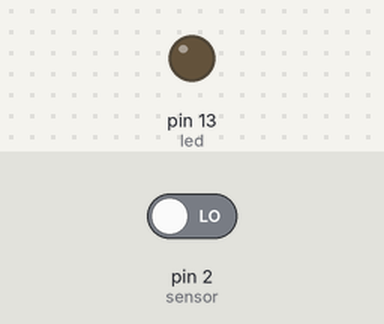
Recording of a sketch running on a simulated Arduino Uno, built with avr-gcc and run on an emulated ATmega328P. On the bench: output pins drawn as LEDs (lit = HIGH). The inputs (shaded band) are chosen by the test bench; at power-on: pin 2 (sensor) LOW.

Above: at 1.2 s.
1.3 s: pin 2 (sensor) driven HIGH
At 2.7 s:
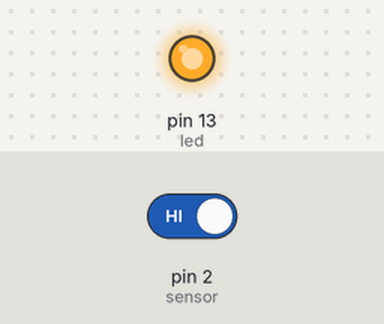
Timing chart, 0 to 4.3 s (numbered marks = the images above; inputs shaded):
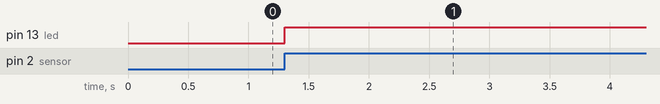

The sketch:

soundsensor.ino
```cpp
int sensor = 2; // Connected to digital output of KY-038 sound sensor module
int led = 13; // Connected to postive of led
boolean is_on = false; //To determine/track if led is on or off
unsigned long led_on_time = 0; // Variable to store when the LED was turned on
const unsigned long led_duration = 4000; // Duration for which the LED should remain on (4 seconds)


void setup() {
  pinMode(sensor, INPUT); //Setting the pin to input for reading data
  pinMode(led, OUTPUT); //Setting the pin to output for turning the led on/off

}

void loop() {
  int data = digitalRead(sensor); // Reading data from sensor

  if (data == 1) { // 1 is sent from sensor when loud noise is detected
    if (!is_on) { // If the LED is off
      digitalWrite(led, HIGH); // Turn the LED on
      is_on = true; // Update the state
      led_on_time = millis(); // Record the time when the LED was turned on
    }
  }

  // Check if the LED has been on for 4 seconds
  if (is_on && (millis() - led_on_time >= led_duration)) {
    digitalWrite(led, LOW); // Turn the LED off
    is_on = false; // Update the state
  }
}
```

Measured:
- after the input at 1.3 s, pin 13 (led): LOW → HIGH at once
